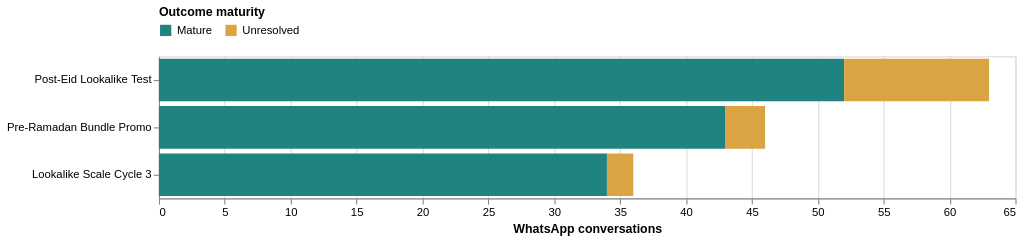

Notebook cell for this chart:
### Markdown cell above
## 4. Raw Primary Evidence

The raw score is the directly observed rate:

```text
raw rate = objective successes / eligible objective trials
```

These counts remain beside every corrected score so the modeled result can always be
audited back to real evidence.

### Code cell
raw_evidence = campaigns[[
    "campaign_name", "score_successes", "score_trials", "raw_rate",
    "observed_conversations", "mature_conversations",
    "unresolved_conversations", "evidence_status",
]].rename(columns={
    "campaign_name": "Campaign", "score_successes": "Successes",
    "score_trials": "Eligible trials", "raw_rate": "Raw rate",
    "observed_conversations": "Observed conversations",
    "mature_conversations": "Mature conversations",
    "unresolved_conversations": "Unresolved conversations",
    "evidence_status": "Evidence status",
})
display(raw_evidence.style.format({"Raw rate": "{:.2%}"}, na_rep="Not available"))

maturity_long = inventory[["Campaign", "Mature", "Unresolved"]].melt(
    "Campaign", var_name="Outcome maturity", value_name="Conversations"
)
maturity_chart = alt.Chart(maturity_long).mark_bar().encode(
    y=alt.Y("Campaign:N", sort="-x", title=None),
    x=alt.X("Conversations:Q", title="WhatsApp conversations"),
    color=alt.Color(
        "Outcome maturity:N",
        scale=alt.Scale(domain=["Mature", "Unresolved"], range=["#218380", "#d9a441"]),
        legend=alt.Legend(orient="top"),
    ),
    tooltip=["Campaign", "Outcome maturity", "Conversations"],
).properties(width=760, height=max(120, len(campaigns) * 42))
display(maturity_chart)

### Figure 1 — Vega-Lite specification as saved in the notebook (floating-point values rounded to 4 significant figures)
{"config": {"view": {"continuousWidth": 300, "continuousHeight": 300}}, "data": {"name": "data-4ef239d2ab2c07693701affe87afbc0f"}, "mark": {"type": "bar"}, "encoding": {"color": {"field": "Outcome maturity", "legend": {"orient": "top"}, "scale": {"domain": ["Mature", "Unresolved"], "range": ["#218380", "#d9a441"]}, "type": "nominal"}, "tooltip": [{"field": "Campaign", "type": "nominal"}, {"field": "Outcome maturity", "type": "nominal"}, {"field": "Conversations", "type": "quantitative"}], "x": {"field": "Conversations", "title": "WhatsApp conversations", "type": "quantitative"}, "y": {"field": "Campaign", "sort": "-x", "title": null, "type": "nominal"}}, "height": 126, "width": 760, "$schema": "https://vega.github.io/schema/vega-lite/v5.20.1.json", "datasets": {"data-4ef239d2ab2c07693701affe87afbc0f": [{"Campaign": "Pre-Ramadan Bundle Promo", "Outcome maturity": "Mature", "Conversations": 43}, {"Campaign": "Post-Eid Lookalike Test", "Outcome maturity": "Mature", "Conversations": 52}, {"Campaign": "Lookalike Scale Cycle 3", "Outcome maturity": "Mature", "Conversations": 34}, {"Campaign": "Pre-Ramadan Bundle Promo", "Outcome maturity": "Unresolved", "Conversations": 3}, {"Campaign": "Post-Eid Lookalike Test", "Outcome maturity": "Unresolved", "Conversations": 11}, {"Campaign": "Lookalike Scale Cycle 3", "Outcome maturity": "Unresolved", "Conversations": 2}]}}
